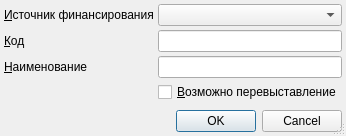
<?xml version="1.0" encoding="UTF-8"?>
<ui version="4.0">
 <class>ItemEditorDialog</class>
 <widget class="QDialog" name="ItemEditorDialog">
  <property name="geometry">
   <rect>
    <x>0</x>
    <y>0</y>
    <width>326</width>
    <height>136</height>
   </rect>
  </property>
  <property name="windowTitle">
   <string>ChangeMe!</string>
  </property>
  <property name="sizeGripEnabled">
   <bool>true</bool>
  </property>
  <layout class="QGridLayout">
   <property name="margin">
    <number>4</number>
   </property>
   <property name="spacing">
    <number>4</number>
   </property>
   <item row="2" column="0">
    <widget class="QLabel" name="lblName">
     <property name="text">
      <string>&amp;Наименование</string>
     </property>
     <property name="buddy">
      <cstring>edtName</cstring>
     </property>
    </widget>
   </item>
   <item row="0" column="1">
    <widget class="CRBComboBox" name="cmbFinance"/>
   </item>
   <item row="0" column="0">
    <widget class="QLabel" name="lblFinance">
     <property name="text">
      <string>&amp;Источник финансирования</string>
     </property>
     <property name="buddy">
      <cstring>cmbFinance</cstring>
     </property>
    </widget>
   </item>
   <item row="4" column="0">
    <spacer>
     <property name="orientation">
      <enum>Qt::Vertical</enum>
     </property>
     <property name="sizeHint" stdset="0">
      <size>
       <width>103</width>
       <height>16</height>
      </size>
     </property>
    </spacer>
   </item>
   <item row="2" column="1">
    <widget class="QLineEdit" name="edtName"/>
   </item>
   <item row="5" column="0" colspan="2">
    <widget class="QDialogButtonBox" name="buttonBox">
     <property name="orientation">
      <enum>Qt::Horizontal</enum>
     </property>
     <property name="standardButtons">
      <set>QDialogButtonBox::Cancel|QDialogButtonBox::Ok</set>
     </property>
    </widget>
   </item>
   <item row="1" column="0">
    <widget class="QLabel" name="lblCode">
     <property name="text">
      <string>&amp;Код</string>
     </property>
     <property name="buddy">
      <cstring>edtCode</cstring>
     </property>
    </widget>
   </item>
   <item row="1" column="1">
    <widget class="QLineEdit" name="edtCode"/>
   </item>
   <item row="3" column="1">
    <widget class="QCheckBox" name="chkCanRerun">
     <property name="text">
      <string>&amp;Возможно перевыставление</string>
     </property>
    </widget>
   </item>
  </layout>
 </widget>
 <customwidgets>
  <customwidget>
   <class>CRBComboBox</class>
   <extends>QComboBox</extends>
   <header>library/crbcombobox.h</header>
  </customwidget>
 </customwidgets>
 <tabstops>
  <tabstop>cmbFinance</tabstop>
  <tabstop>edtCode</tabstop>
  <tabstop>edtName</tabstop>
  <tabstop>chkCanRerun</tabstop>
  <tabstop>buttonBox</tabstop>
 </tabstops>
 <resources/>
 <connections>
  <connection>
   <sender>buttonBox</sender>
   <signal>accepted()</signal>
   <receiver>ItemEditorDialog</receiver>
   <slot>accept()</slot>
   <hints>
    <hint type="sourcelabel">
     <x>158</x>
     <y>121</y>
    </hint>
    <hint type="destinationlabel">
     <x>117</x>
     <y>106</y>
    </hint>
   </hints>
  </connection>
  <connection>
   <sender>buttonBox</sender>
   <signal>rejected()</signal>
   <receiver>ItemEditorDialog</receiver>
   <slot>reject()</slot>
   <hints>
    <hint type="sourcelabel">
     <x>242</x>
     <y>131</y>
    </hint>
    <hint type="destinationlabel">
     <x>247</x>
     <y>107</y>
    </hint>
   </hints>
  </connection>
 </connections>
</ui>
